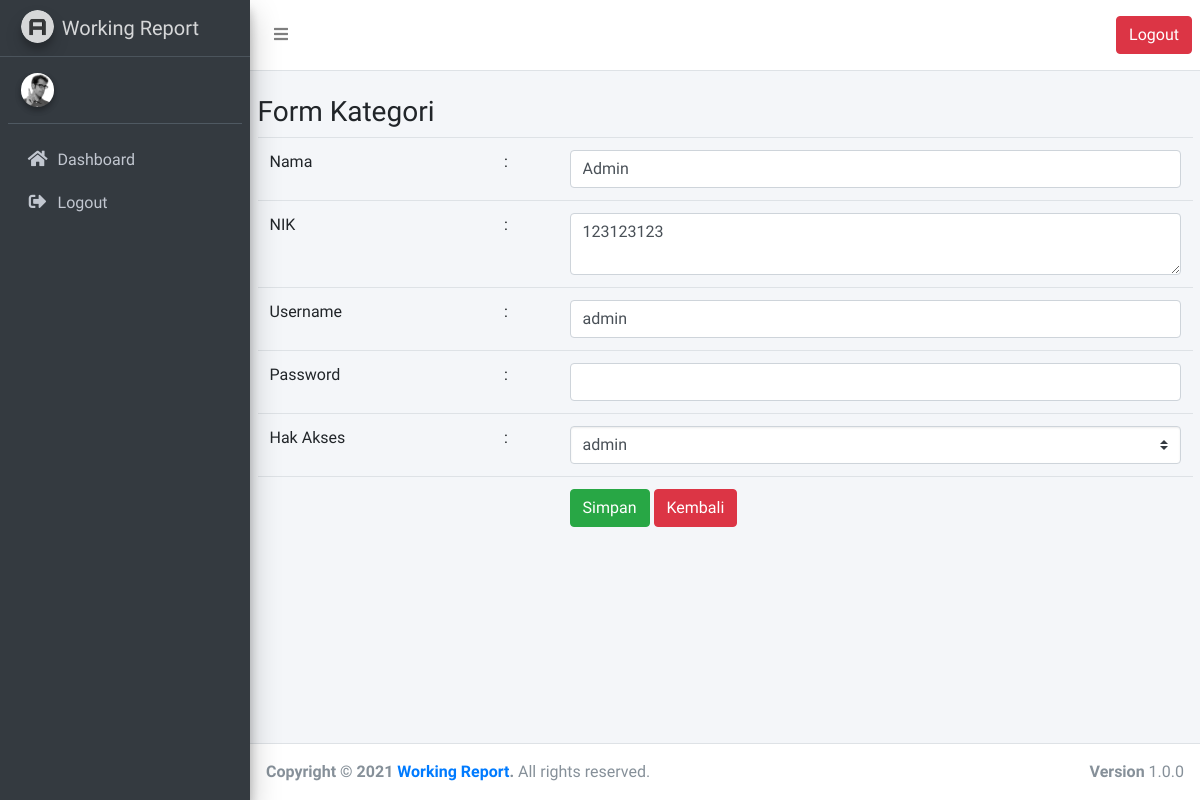
Screenshot of /user/form/1 with the database file from the repository.
### tables this page shows
CREATE TABLE `personal_data` (
  `id` int(11) NOT NULL,
  `user_id` int(11) DEFAULT NULL,
  `nik` varchar(20) DEFAULT NULL,
  `name` varchar(50) DEFAULT NULL,
  `birth_place` varchar(50) DEFAULT NULL,
  `birth_date` date DEFAULT NULL,
  `address` text DEFAULT NULL,
  `married_date` date DEFAULT NULL
);

CREATE TABLE `users` (
  `id` int(11) NOT NULL,
  `username` varchar(50) DEFAULT NULL,
  `password` varchar(100) DEFAULT NULL,
  `role_id` int(11) DEFAULT NULL,
  `created_date` datetime DEFAULT NULL,
  `updated_date` datetime DEFAULT NULL
);

### application/controllers/User.php (called while the page is built, shortened)
<?php
class User extends CI_Controller
{
    function __construct(){
		$this->load->model('M_user');
		$this->load->library('form_validation');
	}
	public function form($id=""){
		$data['row'] = $this->M_user->getById($id);
		$data['content'] = 'user/v_form_user';
		$data['roles'] = $this->M_user->getAllRoles()->result();
		$this->load->view('v_template', $data);
	}
}

### index.php (called while the page is built, shortened)
<?php
require_once BASEPATH.'core/CodeIgniter.php';

### application/models/M_user.php (called while the page is built, shortened)
<?php
	class M_user extends CI_Model {
        private $_table = 'users';
        private $_table2 = 'personal_data';
        private $_table3 = 'roles';
        public function getAllRoles(){
            $this->db->select('*');
            $this->db->from($this->_table3);
            $query = $this->db->get();
            return $query;
        }
        public function getById($id){
            $this->db->select('users.*, b.name, b.nik');
            $this->db->from($this->_table);
            $this->db->join($this->_table2 . " b",'b.user_id = users.id');
            $this->db->where('users.id', $id);
            $query = $this->db->get();
            return $query->row();
        }
	}
?>

### application/views/user/v_form_user.php (the view, shortened to what this page needs)
<div class="col-sm-12">
    <div class="caption">
        <h3>Form Kategori</h3>
    </div>
    <form action="<?=base_url();?>user/save" method="post">
        <table class="table" width="100%">
            <tr>
                <td>
                    Nama
                </td>
                <td>
                    :
                </td>
                <td>
                    <input type="text" name="name" value="<?=(isset($row->name)?$row->name:'');?>"
                    required class="form-control"/>
                </td>
            </tr>
            <tr>
                <td>
                    NIK
                </td>
                <td>
                    :
                </td>
                <td>
                    <textarea name="nik" class="form-control"><?=isset($row->nik)?$row->nik:''?></textarea>
                </td>
            </tr>
            <tr>
                <td>
                    Username
                </td>
                <td>
                    :
                </td>
                <td>
                    <input type="text" name="username" value="<?=(isset($row->name)?$row->username:'');?>"
                    required class="form-control"/>
                </td>
            </tr>
            <tr>
                <td>
                    Password
                </td>
                <td>
                    :
                </td>
                <td>
                    <input type="password" name="password" value=""
                    required class="form-control"/>
                </td>
            </tr>
            <tr>
                <td>
                    Hak Akses
                </td>
                <td>
                    :
                </td>
                <td>
                    <select name="role_id" class="form-control custom-select">
                    <?php
								foreach ($roles as $row_roles) {
									if (isset($row) && $row_roles->id == $row->role_id) {
										echo '<option value="' . $row_roles->id . '" selected>' . $row_roles->name . '</option>';
									} else {
										echo '<option value="' . $row_roles->id . '">' . $row_roles->name . '</option>';
									}
								}
								?>
                        </select>
                </td>
            </tr>
            <tr>
                <td></td>
                <td>
                </td>
                <td>
                    <input stle="align-self: flex-end" type="submit" class="btn btn-success" value="Simpan">
                    <a href="<?= base_url(); ?>user"class="btn btn-danger">Kembali</a>
                </td>
            </tr>
        </table>
    </form>
</div>

### rows the page displays
personal_data: name "Admin", nik "123123123", username "admin"

### other values shown
form field role_id "admin"
